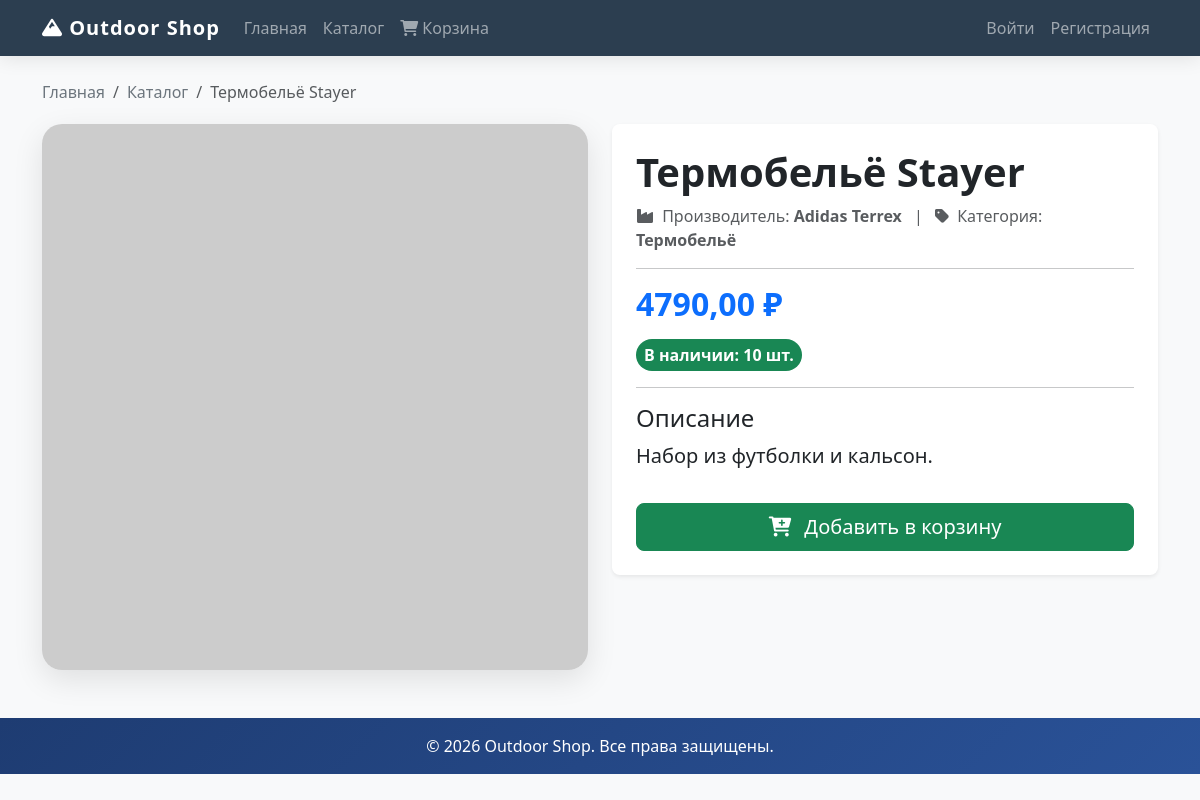
The app's page /catalog/31/ with its own data.
### shop/models.py (models this page shows, shortened)
class Product(models.Model):
    name = models.CharField(max_length=200, verbose_name="Название товара")
    description = models.TextField(verbose_name="Описание")
    product_image = models.ImageField(upload_to='products/', blank=True, null=True, verbose_name="Фото товара")
    price = models.DecimalField(max_digits=10, decimal_places=2, validators=[MinValueValidator(0)], verbose_name="Цена")
    stock = models.IntegerField(validators=[MinValueValidator(0)], verbose_name="Количество на складе")
    category = models.ForeignKey(Category, on_delete=models.CASCADE, related_name='products', verbose_name="Категория")
    manufacturer = models.ForeignKey(Manufacturer, on_delete=models.CASCADE, related_name='products', verbose_name="Производитель")
    class Meta: verbose_name_plural = "Товары"

class Manufacturer(models.Model):
    name = models.CharField(max_length=100, verbose_name="Название")
    country = models.CharField(max_length=100, verbose_name="Страна")
    description = models.TextField(blank=True, verbose_name="Описание")
    class Meta: verbose_name_plural = "Производители"

class Category(models.Model):
    name = models.CharField(max_length=100, verbose_name="Название")
    description = models.TextField(blank=True, verbose_name="Описание")
    class Meta: verbose_name_plural = "Категории"

### shop/views.py (the view)
# urls.py: path('catalog/<int:pk>/', views.product_detail, name='product_detail'),
def product_detail(request, pk):
    product = get_object_or_404(Product, id=pk)
    return render(request, 'shop/product_detail.html', {'product': product})

### shop/templates/shop/product_detail.html (shortened to what this page needs)
{% extends 'base.html' %}
{% load static %}
{% block content %}
    <nav aria-label="breadcrumb" class="animate-on-scroll">
        <ol class="breadcrumb">
            <li class="breadcrumb-item"><a href="{% url 'index' %}">Главная</a></li>
            <li class="breadcrumb-item"><a href="{% url 'product_list' %}">Каталог</a></li>
            <li class="breadcrumb-item active" aria-current="page">{{ product.name }}</li>
        </ol>
    </nav>
    <div class="row animate-on-scroll">
        <div class="col-md-6">
            {% if product.product_image %}
                <img src="{{ product.product_image.url }}" class="img-fluid product-detail-img" alt="{{ product.name }}">
            {% else %}
                <img src="https://via.placeholder.com/600x600?text=No+Image" class="img-fluid product-detail-img" alt="No image">
            {% endif %}
        </div>
        <div class="col-md-6">
            <div class="bg-white p-4 rounded-3 shadow-sm">
                <h1 class="display-6 fw-bold">{{ product.name }}</h1>
                <p class="text-muted mb-3">
                    <i class="fas fa-industry me-1"></i> Производитель: <strong>{{ product.manufacturer.name }}</strong>
                    <span class="mx-2">|</span>
                    <i class="fas fa-tag me-1"></i> Категория: <strong>{{ product.category.name }}</strong>
                </p>
                <hr>
                <h2 class="text-primary fw-bold my-3">{{ product.price }} ₽</h2>
                <div class="d-flex align-items-center mb-3">
                    <span class="badge {% if product.stock > 0 %}bg-success{% else %}bg-danger{% endif %} rounded-pill p-2 fs-6 me-2">
                        {% if product.stock > 0 %}В наличии: {{ product.stock }} шт.{% else %}Нет в наличии{% endif %}
                    </span>
                </div>
                <hr>
                <h4>Описание</h4>
                <p class="lead">{{ product.description }}</p>
                {% if product.stock > 0 %}
                    <a href="{% url 'add_to_cart' product.id %}" class="btn btn-success btn-lg mt-3 w-100">
                        <i class="fas fa-cart-plus me-2"></i> Добавить в корзину
                    </a>
                {% else %}
                    <button class="btn btn-secondary btn-lg mt-3 w-100" disabled>
                        <i class="fas fa-ban me-2"></i> Нет в наличии
                    </button>
                {% endif %}
            </div>
        </div>
    </div>
{% endblock %}

### shop/static/css/style.css (style rules this page uses)
body { background-color: #f8f9fa; font-family: 'Segoe UI', Tahoma, Geneva, Verdana, sans-serif; overflow-x: hidden; }
.animate-on-scroll { opacity: 0; animation: fadeInUp 0.8s ease-out forwards; }
.product-detail-img { border-radius: 20px; box-shadow: 0 10px 30px rgba(0, 0, 0, 0.1); transition: transform 0.5s ease; }
.breadcrumb { background: transparent; padding: 0; margin-bottom: 20px; }
.breadcrumb-item a { text-decoration: none; color: #6c757d; transition: color 0.3s ease; }

### records on screen
Product: name "Термобельё Stayer", manufacturer.name "Adidas Terrex", category.name "Термобельё", price "4790,00", stock "10", description "Набор из футболки и кальсон."
